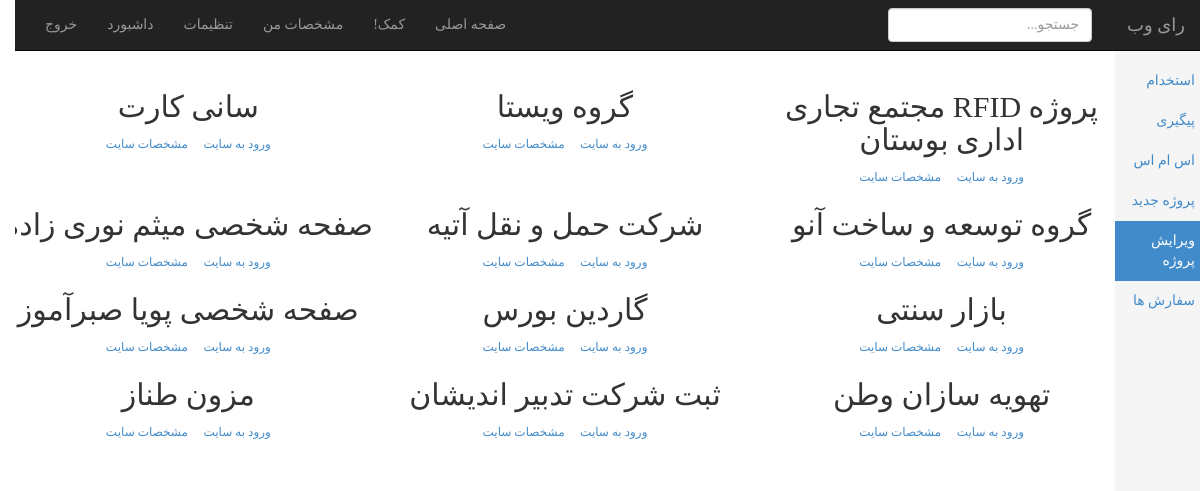
Page /admin/index.php?page=edit (signed in) on the earlier database version.
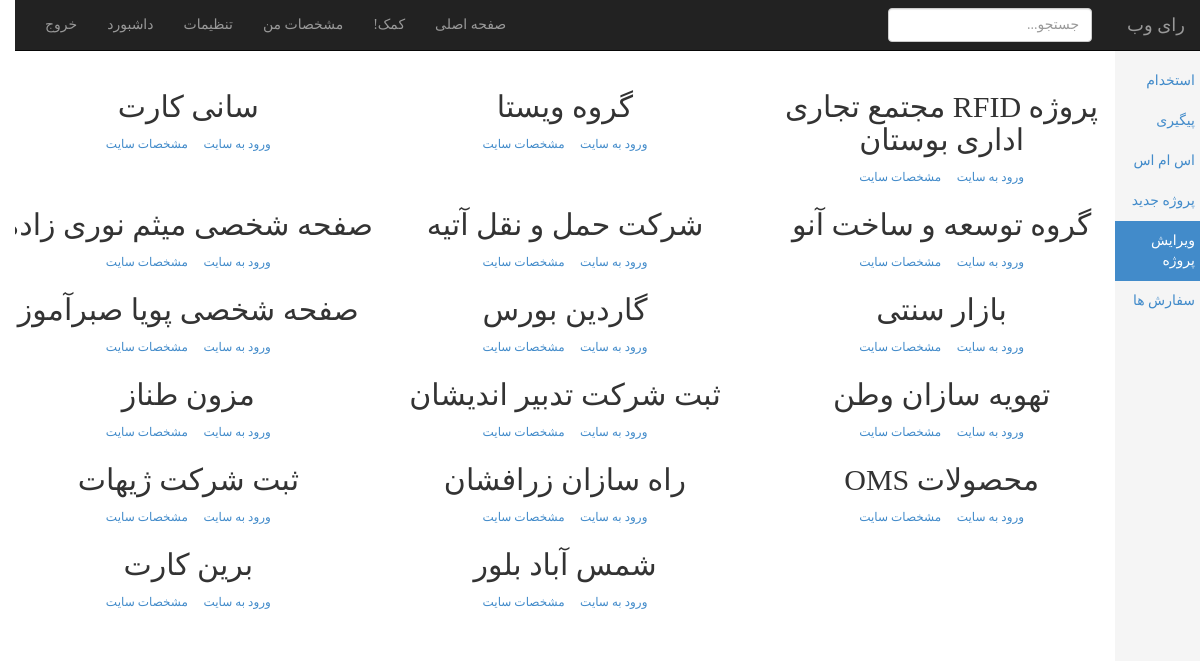
Same page on the later database version.
### tables this page shows
CREATE TABLE IF NOT EXISTS `project` (
`id` int(11) NOT NULL,
  `project_name` varchar(250) NOT NULL,
  `project_address` varchar(250) NOT NULL,
  `project_type` varchar(250) NOT NULL,
  `project_service` varchar(250) NOT NULL,
  `client` varchar(250) NOT NULL,
  `Technology` varchar(250) NOT NULL,
  `completion_date` bigint(20) NOT NULL,
  `project_description` varchar(250) NOT NULL,
  `confirmation` varchar(250) NOT NULL,
  `project_image` varchar(250) NOT NULL,
  `detail_image` varchar(250) NOT NULL
);

### admin/include/edit.php (the view, shortened to what this page needs)
<div class="row">
    <div id="ulSorList">
       <?php
       $sample_query = "SELECT * FROM `project`";
       $sample_result = mysqli_query($connection,$sample_query);
       while($sample_row = mysqli_fetch_assoc($sample_result)){
           $cat = $sample_row['project_type'];
           switch ($cat) {
            case 'شرکتی':
                $cat = 1;
                break;
            case 'شخصی':
                $cat = 2;
                break;
            case 'فروشگاهی':
                $cat = 3;
                break;
            case 'هنری':
                $cat = 4;
                break;
            case 'سرمایه گذاری':
                $cat = 5;
                break;
            case 'پرتال':
                $cat = 6;
                break;
        }
           echo"
            <div class='mix category_$cat col-lg-4 col-md-4 col-sm-6' data-cat='$cat'>
                <div class='w-box inverse'>
                    <div class='row'>
                        <div class='text-center'>
                            <h2>$sample_row[project_name]</h2>
                        </div>
                    </div>
					<div class='text-center'>
						<a href='$sample_row[project_address]' target='_blank' class='btn btn-xs btn-one theater'><i class='fa fa-plus-circle'></i> ورود به سایت</a>
						<a href='?page=projectdetail&id=$sample_row[id]' target='_blank' class='btn btn-xs btn-one'><i class='fa fa-link'></i> مشخصات سایت</a>
                    </div>
                </div>
            </div>";
       }
        ?>
    </div>
</div>

Differences in the rows shown:
added project: project_name "ثبت شرکت ژیهات"
added project: project_name "راه سازان زرافشان"
added project: project_name "محصولات OMS"
added project: project_name "برین کارت"
added project: project_name "شمس آباد بلور"
